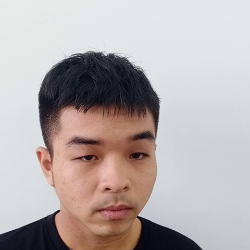
#> input picture video/test/BanNinh_0010.bmp, 250 x 250 px
$ python -i converter.py   (imports and definitions only)
#> lines starting #> are read from the running program, lines starting #| are printed output that depends on the picture
from genericpath import exists
from tokenize import String
from cv2 import WINDOW_AUTOSIZE, VideoCapture, imwrite,namedWindow,waitKey,resize;
from time import sleep;
import os

def getImageFromVideo(fullPath : str, dest="./pictures"):
    """
    getImageFromVideo(fullPath, [dest])
    @brief Create several pictures from the given video
    @note
    dest must be given in the form of a full path in your PC
    """
#> called with fullPath = '../../video/test/BanNinh_0010.bmp', dest = './pictures'
    urlSplit = fullPath.split(sep='\\');
    fullFileName = urlSplit.pop()
    fileNamePrefix = fullFileName.split(sep='.')[0];
    cap = VideoCapture(fullPath)
    # Resolution 640*480
    sleep(1)
    if cap is None or not cap.isOpened():
        print('Unable to open video')
        return
    namedWindow('Image', WINDOW_AUTOSIZE);
    n = 1
    count = 200
    if (not os.path.exists('%s/%s' % (dest,fileNamePrefix))):
        os.mkdir('%s/%s' % (dest,fileNamePrefix))
    while True:
        [success, img] = cap.read()
#> img is the input picture: shape (250, 250, 3); mean B, G, R 172.2, 173.5, 180.8
        waitKey(30)
        if success:
            #img = rotate(img, ROTATE_90_CLOCKWISE)
            imgROI = img[40:(40+480),:] # Create a 480x480 resolution picture
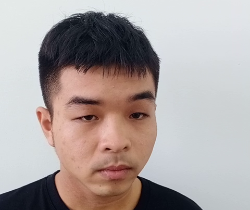
#> imgROI: shape (210, 250, 3); mean B, G, R 160.7, 162.3, 171.9
            imgROI = resize(imgROI,(250,250))
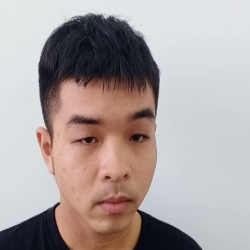
#> imgROI: shape (250, 250, 3); mean B, G, R 160.6, 162.3, 171.8
        else:
            break
        if n%4 == 0:
            filename = '%s/%s/%s%04d.bmp'%(dest,fileNamePrefix,fileNamePrefix,count)
            imwrite(filename,imgROI)
            count = count + 1
        n = n + 1
    print("Some pictures have been created inside %s/%s"%(dest,fileNamePrefix))
    return

>>> result = getImageFromVideo('../../video/test/BanNinh_0010.bmp')

$ run again, on video/test/BanNinh_0030.bmp
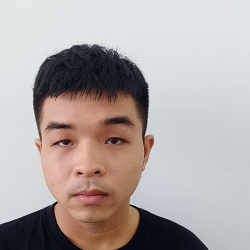
#> input picture video/test/BanNinh_0030.bmp, 250 x 250 px
#> in getImageFromVideo, img is the input picture: shape (250, 250, 3); mean B, G, R 166.5, 168.3, 175.8
#> in getImageFromVideo, `imgROI = img[40:(40+480),:]`:
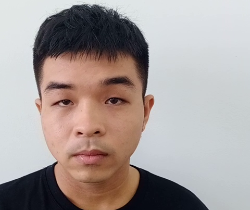
#> imgROI: shape (210, 250, 3); mean B, G, R 154.2, 156.6, 166.4
#> in getImageFromVideo, `imgROI = resize(imgROI,(250,250))`:
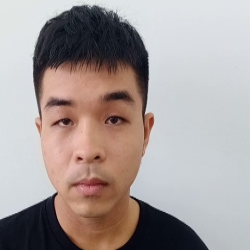
#> imgROI: shape (250, 250, 3); mean B, G, R 154.1, 156.6, 166.3

$ run again, on video/test/BanNinh_0050.bmp
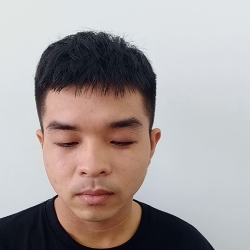
#> input picture video/test/BanNinh_0050.bmp, 250 x 250 px
#> in getImageFromVideo, img is the input picture: shape (250, 250, 3); mean B, G, R 158, 159.4, 167.6
#> in getImageFromVideo, `imgROI = img[40:(40+480),:]`:
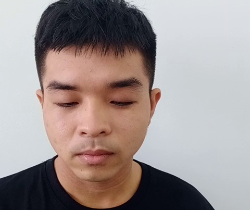
#> imgROI: shape (210, 250, 3); mean B, G, R 145.4, 147.4, 158
#> in getImageFromVideo, `imgROI = resize(imgROI,(250,250))`:
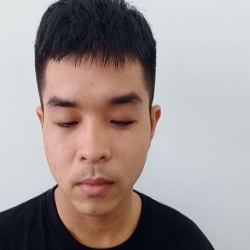
#> imgROI: shape (250, 250, 3); mean B, G, R 145.3, 147.3, 157.9
